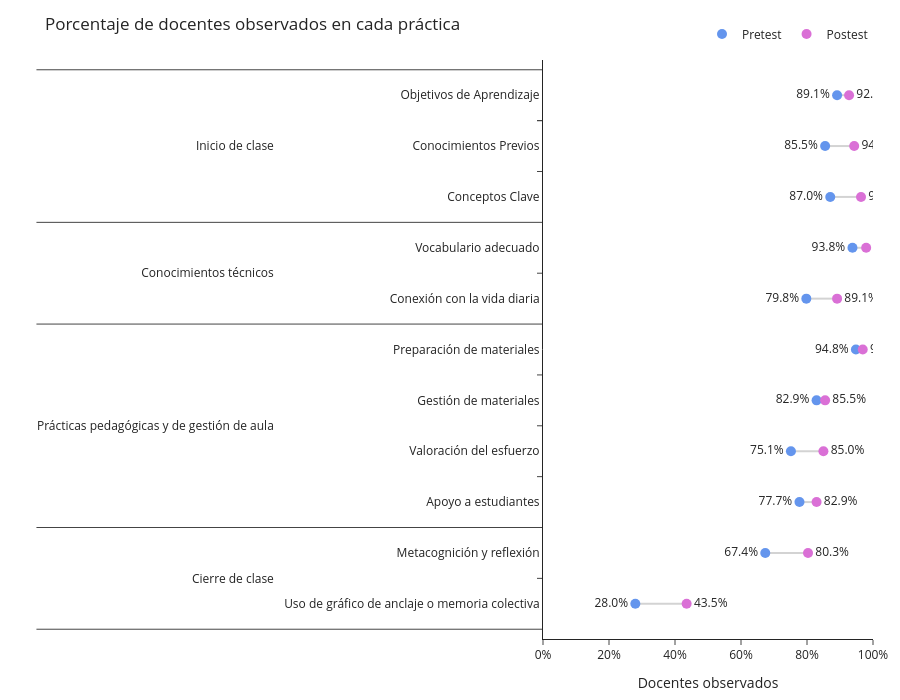

Source (notebook cell):
### Code cell
for col, mapping in objetivos_map.items():
    for momento in ['Pre', 'Post']:
        mask = clean_objetivos['momento'] == momento
        pos_count = (clean_objetivos.loc[mask, col] == 'Sí').sum()
        neg_count = (clean_objetivos.loc[mask, col] == 'No').sum()
        total = pos_count + neg_count
        percentage = (pos_count / total * 100) if total > 0 else 0
        key = 'pre_percentage' if momento == 'Pre' else 'post_percentage'
        objetivos_map[col][key] = percentage

# Data grouped by section
# groups = {
#     'Inicio de clase': [
#         ('Objetivos de aprendizaje', 42, 89),
#         ('Conocimientos previos', 62, 88),
#         ('Conceptos clave', 70, 91)
#     ],
#     'Conocimientos técnicos': [
#         ('Vocabulario adecuado', 73, 91),
#         ('Conexión vida diaria', 42, 80)
#     ],
#     'Prácticas pedagógicas y de gestión de aula': [
#         ('Material preparado', 56, 86),
#         ('Gestión de materiales', 58, 82),
#         ('Valoración esfuerzo', 59, 80),
#         ('Estrategias de apoyo', 59, 74)
#     ],
#     'Cierre de la clase': [
#         ('Gráficos de anclaje', 8, 36),
#         ('Metacognición', 27, 74)
#     ]
# }

# Flatten data for plotting and record section starts
categories = []
pretest = []
posttest = []
section_starts = []
sections = []

# for section, items in groups.items():
#     section_starts.append(len(categories))
#     for cat, pre, post in items:
#         sections.append(section)
#         categories.append(cat)
#         pretest.append(pre)
#         posttest.append(post)


for col, mapping in objetivos_map.items():
    sections.append(mapping['category'])
    categories.append(mapping['clean_name'])
    pretest.append(mapping['pre_percentage'])
    posttest.append(mapping['post_percentage'])
    if mapping['category'] not in section_starts:
        section_starts.append(len(categories) - 1)



# Create figure
fig = go.Figure()

# Add connecting lines
for i in range(len(categories)):
    fig.add_trace(go.Scatter(
        x=[pretest[i], posttest[i]],
        y=[[sections[i], sections[i]], [categories[i], categories[i]]],
        mode='markers+lines',
        line=dict(color='lightgray', width=2),
        showlegend=False
    ))

full_sections = []

for section in sections:
    full_sections.append(section)
    full_sections.append(section)

# Add pretest and posttest markers + labels
fig.add_trace(go.Scatter(
    x=pretest, y=[sections, categories], mode='markers+text',
    name='Pretest', marker=dict(color='cornflowerblue', size=10),
    text=[f'{v:.1f}%' for v in pretest], textposition='middle left'
))

fig.add_trace(go.Scatter(
    x=posttest, y=[sections, categories], mode='markers+text',
    name='Postest', marker=dict(color='orchid', size=10),
    text=[f'{v:.1f}%' for v in posttest], textposition='middle right'
))


# Layout: reverse y to keep provided order top->bottom, increase left margin
fig.update_layout(
    title='Porcentaje de docentes observados en cada práctica',
    xaxis_title='Docentes observados',
    xaxis=dict(range=[0, 100], ticksuffix='%'),
    template='simple_white',
    height=700,
    yaxis_title='',
    yaxis=dict(autorange='reversed'),  # keep categories in the order we defined
    margin=dict(l=300, r=20, t=60, b=50),
    legend=dict(orientation='h', yanchor='bottom', y=1.02, xanchor='right', x=1)
)

fig.show()

### Figure 1 — Plotly figure (JSON) as saved in the notebook; plotly's stock layout.template omitted (floating-point values rounded to 4 significant figures)
{"data": [{"line": {"color": "lightgray", "width": 2}, "mode": "markers+lines", "showlegend": false, "type": "scatter", "x": [89.12, 92.75], "y": [["Inicio de clase", "Inicio de clase"], ["Objetivos de Aprendizaje", "Objetivos de Aprendizaje"]]}, {"line": {"color": "lightgray", "width": 2}, "mode": "markers+lines", "showlegend": false, "type": "scatter", "x": [85.49, 94.3], "y": [["Inicio de clase", "Inicio de clase"], ["Conocimientos Previos", "Conocimientos Previos"]]}, {"line": {"color": "lightgray", "width": 2}, "mode": "markers+lines", "showlegend": false, "type": "scatter", "x": [87.05, 96.37], "y": [["Inicio de clase", "Inicio de clase"], ["Conceptos Clave", "Conceptos Clave"]]}, {"line": {"color": "lightgray", "width": 2}, "mode": "markers+lines", "showlegend": false, "type": "scatter", "x": [93.78, 97.93], "y": [["Conocimientos técnicos", "Conocimientos técnicos"], ["Vocabulario adecuado", "Vocabulario adecuado"]]}, {"line": {"color": "lightgray", "width": 2}, "mode": "markers+lines", "showlegend": false, "type": "scatter", "x": [79.79, 89.12], "y": [["Conocimientos técnicos", "Conocimientos técnicos"], ["Conexión con la vida diaria", "Conexión con la vida diaria"]]}, {"line": {"color": "lightgray", "width": 2}, "mode": "markers+lines", "showlegend": false, "type": "scatter", "x": [94.82, 96.89], "y": [["Prácticas pedagógicas y de gestión de aula", "Prácticas pedagógicas y de gestión de aula"], ["Preparación de materiales", "Preparación de materiales"]]}, {"line": {"color": "lightgray", "width": 2}, "mode": "markers+lines", "showlegend": false, "type": "scatter", "x": [82.9, 85.49], "y": [["Prácticas pedagógicas y de gestión de aula", "Prácticas pedagógicas y de gestión de aula"], ["Gestión de materiales", "Gestión de materiales"]]}, {"line": {"color": "lightgray", "width": 2}, "mode": "markers+lines", "showlegend": false, "type": "scatter", "x": [75.13, 84.97], "y": [["Prácticas pedagógicas y de gestión de aula", "Prácticas pedagógicas y de gestión de aula"], ["Valoración del esfuerzo", "Valoración del esfuerzo"]]}, {"line": {"color": "lightgray", "width": 2}, "mode": "markers+lines", "showlegend": false, "type": "scatter", "x": [77.72, 82.9], "y": [["Prácticas pedagógicas y de gestión de aula", "Prácticas pedagógicas y de gestión de aula"], ["Apoyo a estudiantes", "Apoyo a estudiantes"]]}, {"line": {"color": "lightgray", "width": 2}, "mode": "markers+lines", "showlegend": false, "type": "scatter", "x": [67.36, 80.31], "y": [["Cierre de clase", "Cierre de clase"], ["Metacognición y reflexión", "Metacognición y reflexión"]]}, {"line": {"color": "lightgray", "width": 2}, "mode": "markers+lines", "showlegend": false, "type": "scatter", "x": [27.98, 43.52], "y": [["Cierre de clase", "Cierre de clase"], ["Uso de gráfico de anclaje o memoria colectiva", "Uso de gráfico de anclaje o memoria colectiva"]]}, {"marker": {"color": "cornflowerblue", "size": 10}, "mode": "markers+text", "name": "Pretest", "text": ["89.1%", "85.5%", "87.0%", "93.8%", "79.8%", "94.8%", "82.9%", "75.1%", "77.7%", "67.4%", "28.0%"], "textposition": "middle left", "type": "scatter", "x": [89.12, 85.49, 87.05, 93.78, 79.79, 94.82, 82.9, 75.13, 77.72, 67.36, 27.98], "y": [["Inicio de clase", "Inicio de clase", "Inicio de clase", "Conocimientos técnicos", "Conocimientos técnicos", "Prácticas pedagógicas y de gestión de aula", "Prácticas pedagógicas y de gestión de aula", "Prácticas pedagógicas y de gestión de aula", "Prácticas pedagógicas y de gestión de aula", "Cierre de clase", "Cierre de clase"], ["Objetivos de Aprendizaje", "Conocimientos Previos", "Conceptos Clave", "Vocabulario adecuado", "Conexión con la vida diaria", "Preparación de materiales", "Gestión de materiales", "Valoración del esfuerzo", "Apoyo a estudiantes", "Metacognición y reflexión", "Uso de gráfico de anclaje o memoria colectiva"]]}, {"marker": {"color": "orchid", "size": 10}, "mode": "markers+text", "name": "Postest", "text": ["92.7%", "94.3%", "96.4%", "97.9%", "89.1%", "96.9%", "85.5%", "85.0%", "82.9%", "80.3%", "43.5%"], "textposition": "middle right", "type": "scatter", "x": [92.75, 94.3, 96.37, 97.93, 89.12, 96.89, 85.49, 84.97, 82.9, 80.31, 43.52], "y": [["Inicio de clase", "Inicio de clase", "Inicio de clase", "Conocimientos técnicos", "Conocimientos técnicos", "Prácticas pedagógicas y de gestión de aula", "Prácticas pedagógicas y de gestión de aula", "Prácticas pedagógicas y de gestión de aula", "Prácticas pedagógicas y de gestión de aula", "Cierre de clase", "Cierre de clase"], ["Objetivos de Aprendizaje", "Conocimientos Previos", "Conceptos Clave", "Vocabulario adecuado", "Conexión con la vida diaria", "Preparación de materiales", "Gestión de materiales", "Valoración del esfuerzo", "Apoyo a estudiantes", "Metacognición y reflexión", "Uso de gráfico de anclaje o memoria colectiva"]]}], "layout": {"height": 700, "legend": {"orientation": "h", "x": 1, "xanchor": "right", "y": 1.02, "yanchor": "bottom"}, "margin": {"b": 50, "l": 300, "r": 20, "t": 60}, "title": {"text": "Porcentaje de docentes observados en cada práctica"}, "xaxis": {"range": [0, 100], "ticksuffix": "%", "title": {"text": "Docentes observados"}}, "yaxis": {"autorange": "reversed", "title": {"text": ""}}}}
